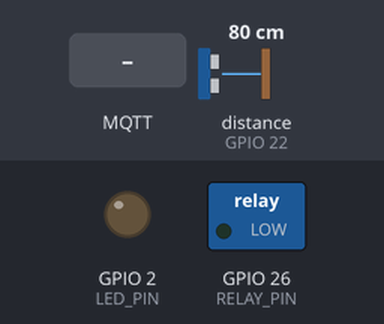
A sketch run on a simulated ESP32. Shown: switched loads named in the sketch (green lamp = pin HIGH), output pins drawn as LEDs (lit = HIGH). Wiring (inferred from the names in the program): ultrasonic range finder: trigger GPIO 23; echo GPIO 22. Inputs (shaded band) come from the test bench; at power-on: distance to the obstacle (sensor on GPIO 22) 80 cm. The echo pulse lasts 58.3 µs per cm; WiFi joins after 1.5 s; servers stay silent unless stated; no MQTT or app messages arrive unless stated; pins used as bus, display or sensor lines are not drawn; what the sketch prints to the serial monitor is not drawn.

Above: at 2.7 s.
2.8 s: MQTT message "ON" arrives on the first subscribed topic
At 3.2 s:
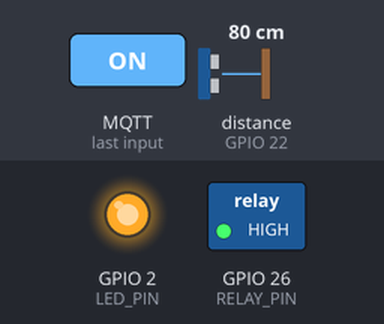
4.3 s: MQTT message "OFF" arrives on the first subscribed topic
At 4.7 s:
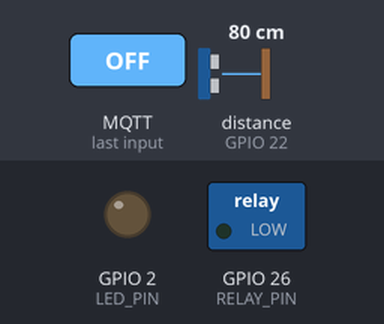
5.8 s: MQTT message "AUTO" arrives on the first subscribed topic
At 6.2 s:
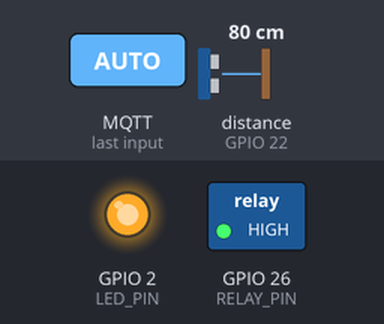
7.6 s: distance to the obstacle (sensor on GPIO 22) set to 4 cm
9.1 s: distance to the obstacle (sensor on GPIO 22) set to 2 cm
At 10.4 s:
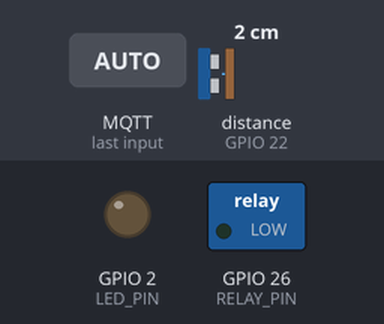
11.6 s: distance to the obstacle (sensor on GPIO 22) set to 14 cm
13.1 s: distance to the obstacle (sensor on GPIO 22) set to 18 cm
At 14.0 s:
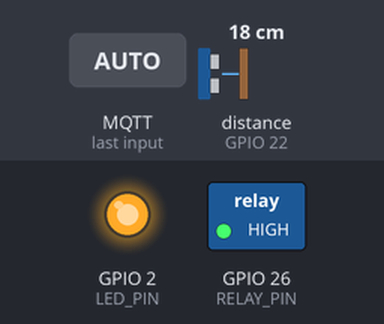
Timing chart, 0 to 15.6 s (numbered marks = the images above; inputs shaded):
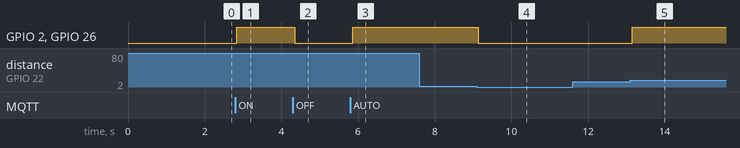

The sketch:

firmware.ino
```cpp
#include <WiFi.h>
#include <PubSubClient.h>

// ========= WiFi =========
const char* WIFI_SSID     = "Sailor Moon";
const char* WIFI_PASS     = "sailorxinchao";

// ========= MQTT Cloud =========
// Khuyến nghị dùng EMQX/HiveMQ Cloud (điền host/port/user/pass)
const char* MQTT_HOST     = "YOUR_BROKER_HOST"; // ví dụ: xxxxx.s1.eu.hivemq.cloud
const int   MQTT_PORT     = 1883;               // 1883 (no TLS) hoặc 8883 (TLS)*
const char* MQTT_USER     = "YOUR_USER";        // nếu broker yêu cầu
const char* MQTT_PASS     = "YOUR_PASS";        // nếu broker yêu cầu
const char* MQTT_CLIENTID = "ESP32WaterPump";

// *Nếu dùng TLS 8883 bạn sẽ cần WiFiClientSecure + CA (mình sẽ viết giúp nếu bạn chọn broker)

// ========= Topics =========
const char* T_MODE_CMD    = "waterpump/control";   // "OFF" | "ON" | "AUTO"
const char* T_LEVEL_CM    = "waterpump/mucNuoc";
const char* T_STATUS      = "waterpump/status";    // ONLINE/OFFLINE + RUN/STOP
const char* T_MODE        = "waterpump/mode";      // echo chế độ hiện tại

// ========= Pins =========
#define RELAY_PIN  26   // LED test (HIGH = ON)
#define LED_PIN    2
#define TRIG_PIN   23
#define ECHO_PIN   22

// ========= Tank & SR04 =========
const float H_TANK_CM         = 20.0f; // chiều cao bồn (cm)
const float OFFSET_CM         = 0.0f;  // bù cảm biến -> miệng bồn (cm), đo thực tế rồi sửa
const float AUTO_ON_LEVEL     = 5.0f;  // bật khi < 5 cm
const float AUTO_OFF_LEVEL    = 18.0f; // tắt khi >= 18 cm

// ========= Globals =========
WiFiClient espClient;
PubSubClient client(espClient);
String mode = "OFF";
bool pumpOn = false;
int  mucNuoc = 0;
unsigned long lastPub = 0;

void setPump(bool on) {
  pumpOn = on;
  digitalWrite(RELAY_PIN, on ? HIGH : LOW);
  digitalWrite(LED_PIN,   on ? HIGH : LOW);
}

float readOnceCm() {
  digitalWrite(TRIG_PIN, LOW); delayMicroseconds(2);
  digitalWrite(TRIG_PIN, HIGH); delayMicroseconds(10);
  digitalWrite(TRIG_PIN, LOW);
  unsigned long d = pulseIn(ECHO_PIN, HIGH, 30000UL);
  if (d == 0) return NAN;
  return (d / 2.0f) * 0.0343f; // cm
}

float median3(float a, float b, float c) {
  float x[3] = {a,b,c};
  for (int i=0;i<3;i++) if (isnan(x[i])) x[i] = 1e9;
  if (x[0]>x[1]) std::swap(x[0],x[1]);
  if (x[1]>x[2]) std::swap(x[1],x[2]);
  if (x[0]>x[1]) std::swap(x[0],x[1]);
  return (x[1] > 1e8) ? NAN : x[1];
}

void readWaterLevel() {
  float d1 = readOnceCm(); delay(10);
  float d2 = readOnceCm(); delay(10);
  float d3 = readOnceCm();
  float ds = median3(d1,d2,d3);   // sensor -> water
  if (isnan(ds)) return;
  float d_rim = ds - OFFSET_CM;   // từ miệng bồn
  float level = H_TANK_CM - d_rim;
  if (level < 0) level = 0;
  if (level > H_TANK_CM) level = H_TANK_CM;
  mucNuoc = (int)roundf(level);
}

void setupWiFi() {
  WiFi.mode(WIFI_STA);
  WiFi.begin(WIFI_SSID, WIFI_PASS);
  Serial.printf("WiFi connecting to %s", WIFI_SSID);
  for (int i=0;i<80 && WiFi.status()!=WL_CONNECTED;i++){ delay(250); Serial.print("."); }
  Serial.println();
  if (WiFi.status()==WL_CONNECTED) {
    Serial.print("WiFi OK, IP: "); Serial.println(WiFi.localIP());
  } else {
    Serial.println("WiFi failed");
  }
}

void mqttCallback(char* topic, byte* payload, unsigned int len) {
  payload[len] = '\0';
  String cmd = String((char*)payload);
  if (String(topic) == T_MODE_CMD) {
    if (cmd=="OFF" || cmd=="ON" || cmd=="AUTO") {
      mode = cmd;
      client.publish(T_MODE, mode.c_str(), true);
      Serial.printf("Mode -> %s\n", mode.c_str());
    }
  }
}

void mqttEnsure() {
  while (!client.connected()) {
    Serial.print("MQTT connect...");
    // LWT OFFLINE
    if (client.connect(MQTT_CLIENTID, MQTT_USER, MQTT_PASS, T_STATUS, 1, true, "OFFLINE")) {
      Serial.println("OK");
      client.subscribe(T_MODE_CMD, 1);
      client.publish(T_STATUS, "ONLINE", true);
      client.publish(T_MODE, mode.c_str(), true);
    } else {
      Serial.printf("fail rc=%d\n", client.state());
      delay(2000);
    }
  }
}

void setup() {
  Serial.begin(115200);
  pinMode(RELAY_PIN, OUTPUT);
  pinMode(LED_PIN, OUTPUT);
  pinMode(TRIG_PIN, OUTPUT);
  pinMode(ECHO_PIN, INPUT);
  setPump(false);

  setupWiFi();
  client.setServer(MQTT_HOST, MQTT_PORT);
  client.setCallback(mqttCallback);
}

void loop() {
  if (!client.connected()) mqttEnsure();
  client.loop();

  readWaterLevel();

  if (mode=="AUTO") {
    static bool autoState=false;
    if (mucNuoc < AUTO_ON_LEVEL)  autoState = true;
    if (mucNuoc >= AUTO_OFF_LEVEL) autoState = false;
    setPump(autoState);
  } else if (mode=="ON") {
    setPump(true);
  } else {
    setPump(false);
  }

  unsigned long now = millis();
  if (now - lastPub > 2000) {
    lastPub = now;
    char buf[16]; snprintf(buf,sizeof(buf),"%d",mucNuoc);
    client.publish(T_LEVEL_CM, buf);
    client.publish(T_STATUS, pumpOn ? "ON" : "OFF", true);
    client.publish(T_MODE, mode.c_str(), true);
    Serial.printf("Level: %d cm | Pump: %s | Mode: %s\n",
      mucNuoc, pumpOn?"ON":"OFF", mode.c_str());
  }

  delay(30);
}
```

Measured:
- the behaviour switches between 3 and 2 cm on distance to the obstacle (sensor on GPIO 22) (found by bisection; images 3 and 4)
- the behaviour switches between 15 and 16 cm on distance to the obstacle (sensor on GPIO 22) (found by bisection; images 4 and 5)
- after the input at 2.8 s, GPIO 2 (LED_PIN), GPIO 26 (RELAY_PIN): LOW → HIGH at once
- after the input at 4.3 s, GPIO 2 (LED_PIN), GPIO 26 (RELAY_PIN): HIGH → LOW after 0.05 s
- after the input at 5.8 s, GPIO 2 (LED_PIN), GPIO 26 (RELAY_PIN): LOW → HIGH after 0.06 s
- after the input at 7.6 s, every drawn part: stays the same
- after the input at 9.1 s, GPIO 2 (LED_PIN), GPIO 26 (RELAY_PIN): HIGH → LOW at once
- after the input at 11.6 s, every drawn part: stays the same
- after the input at 13.1 s, GPIO 2 (LED_PIN), GPIO 26 (RELAY_PIN): LOW → HIGH after 0.05 s
